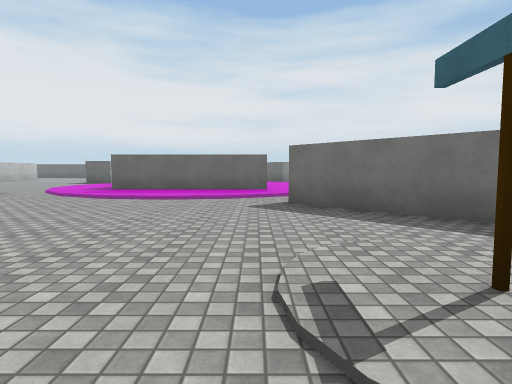
View 1 (above)

23 first-person views from a walk through a Unity game level. The camera is 1.3 m above the floor, tilts 4° down and sees 80° across. The floor is counted in squares, 2 m on a side. Each view is taken from the middle of a square. On the plan, view 1 faces up. The plan holds only what a view shows up to about 10 squares ahead; the rest is blank. The place goes on beyond the plan. Surface patterns are stand-ins for the level's own textures.

View 2
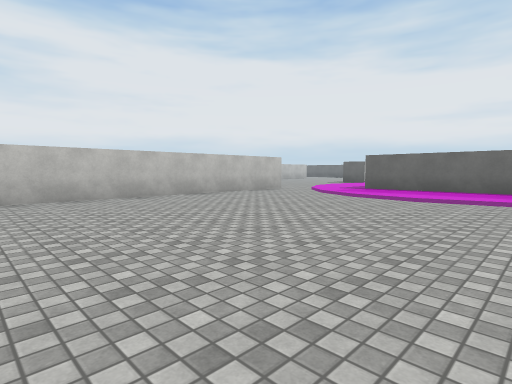

View 3
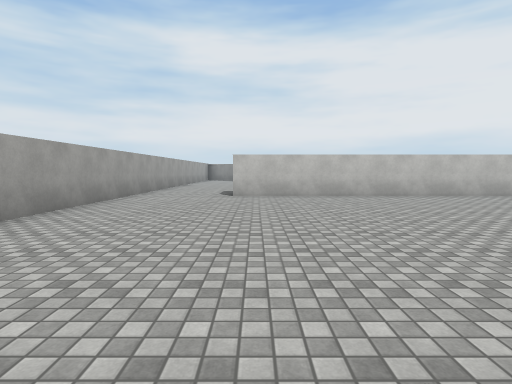

View 4
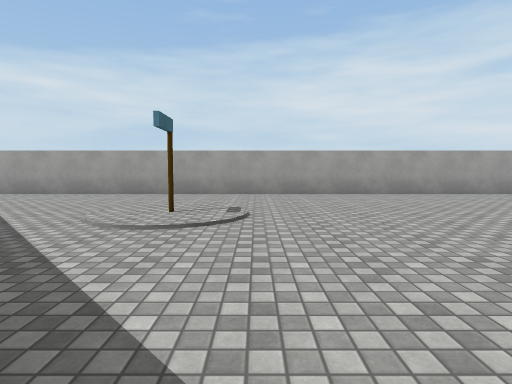

View 5
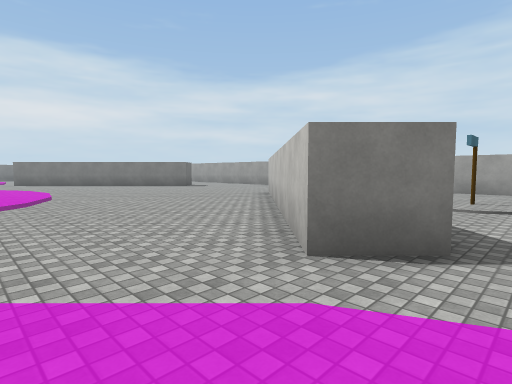

View 6
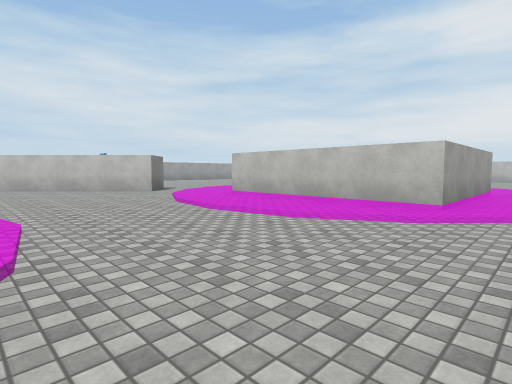

View 7
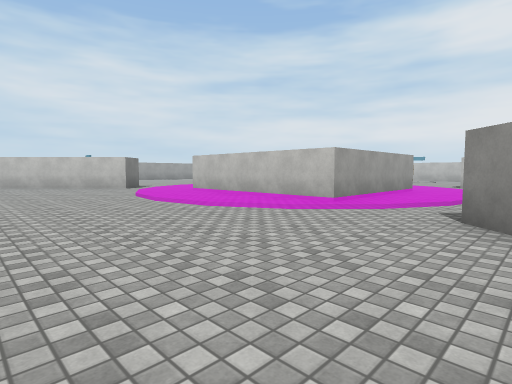

View 8
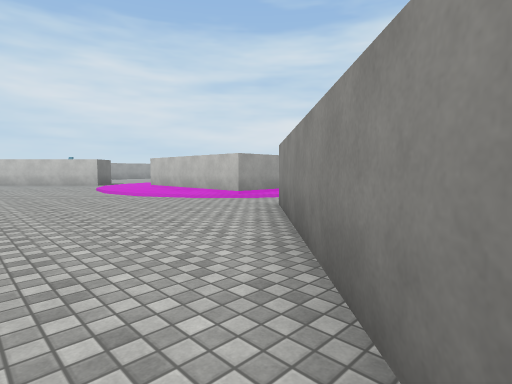

View 9
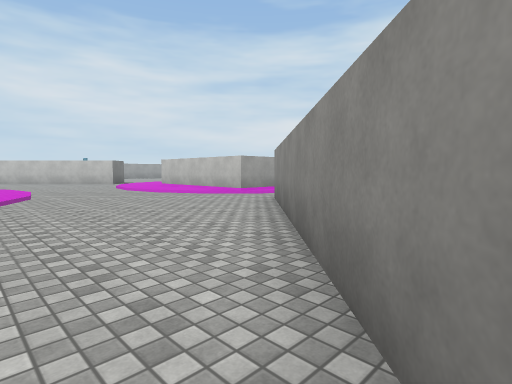

View 10
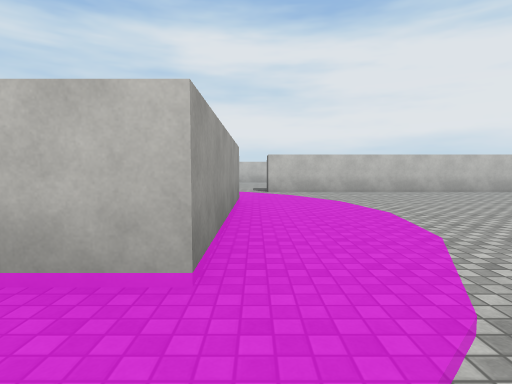

View 11
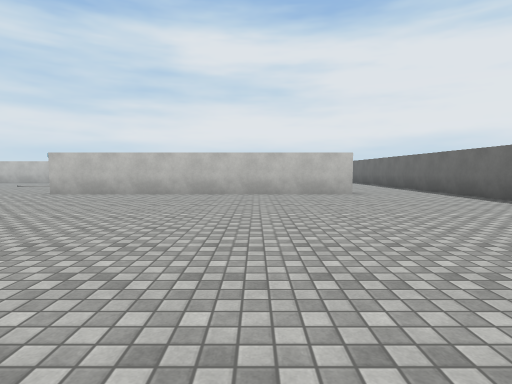

View 12
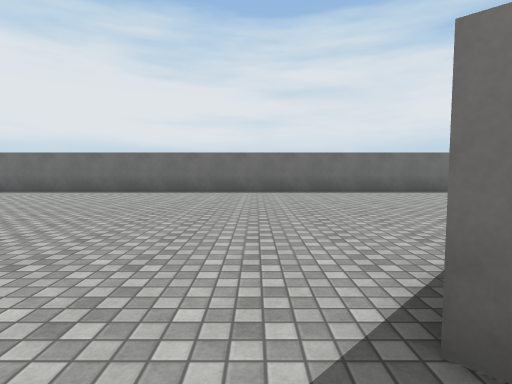

View 13
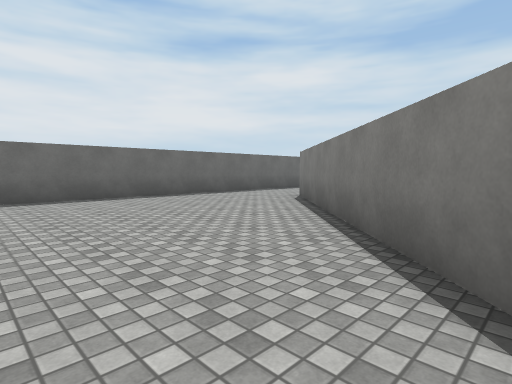

View 14
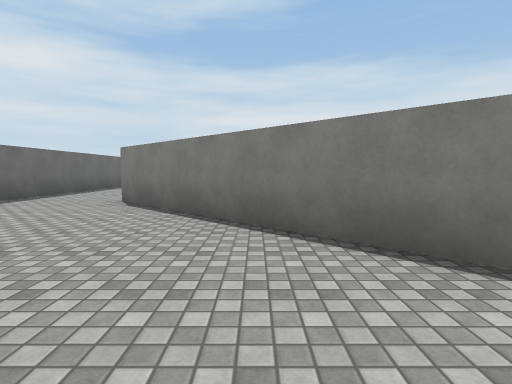

View 15
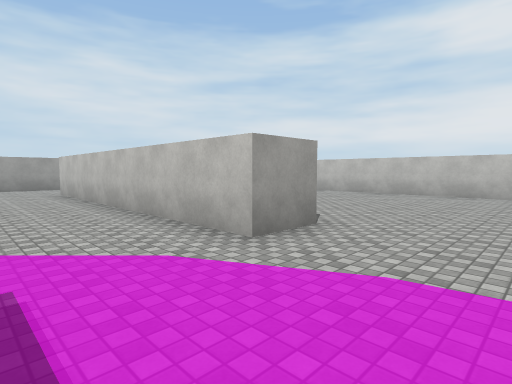

View 16
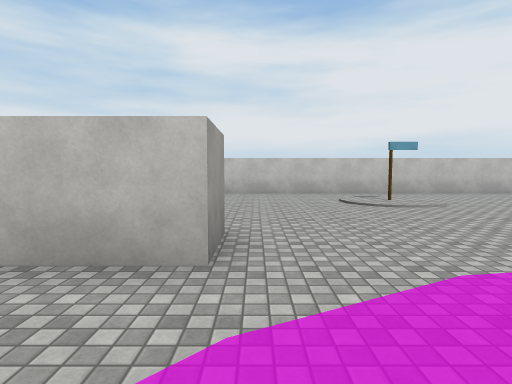

View 17
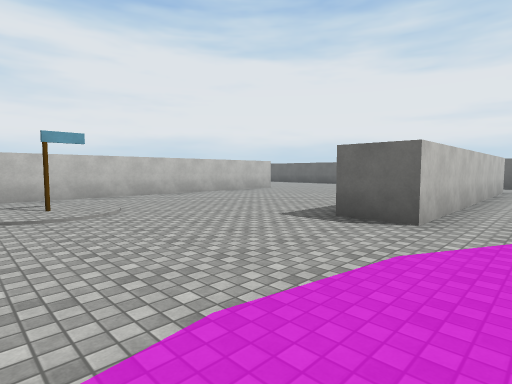

View 18
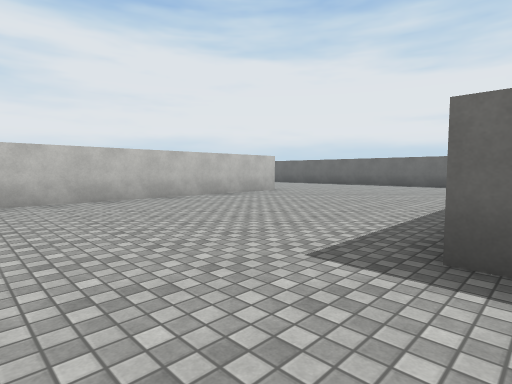

View 19
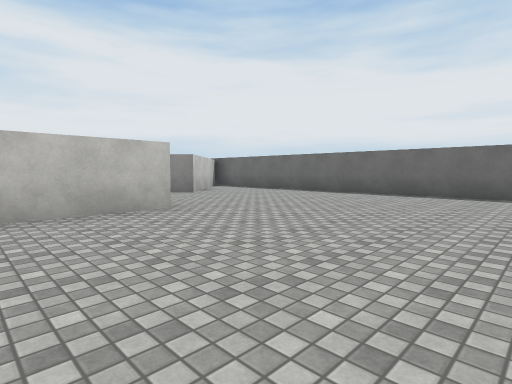

View 20
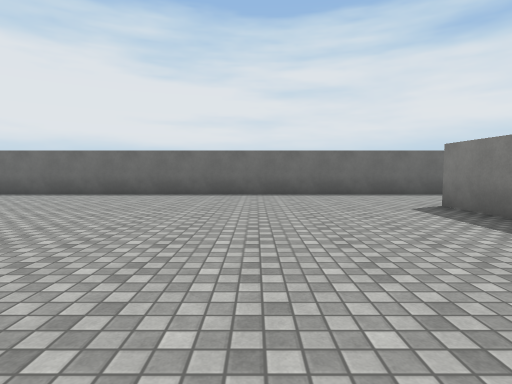

View 21
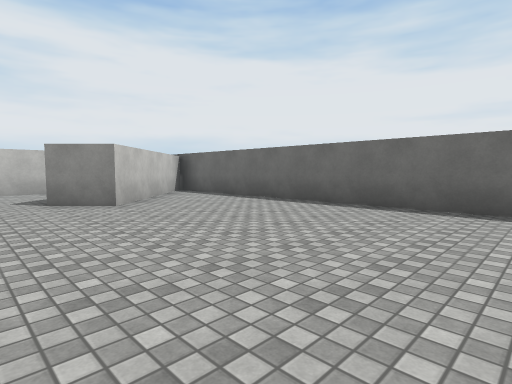

View 22
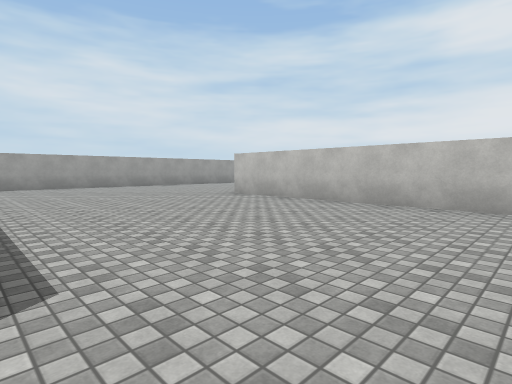

View 23
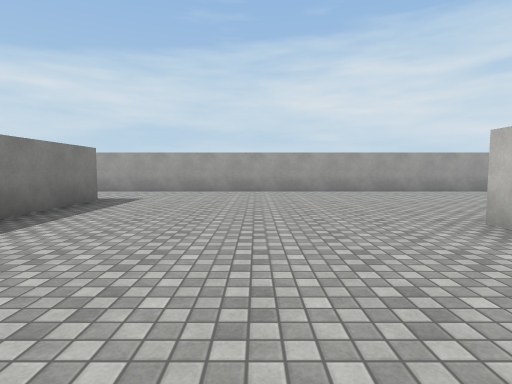

### Floor plan
Key: @ floor where view 1 was taken; # wall or solid block; . main floor; : floor 0.25 m higher than the main floor; / step, stairs or slope; O other object.
Columns run from 22 left of view 1 to 7 right of it. Each row starts with its distance up from view 1.
 27  #############################
 26  #............................
 25  ##...........................
 24   ##..........................
 23 #. ##.........#.............##
 22 #.............#............##.
 21      .........#...........##..
 20        #......#..........##...
 19        #......#.........##....
 18        #......#........##.....
 17        #......#...../.........
 16        #......#../:::://.....
 15        #......../:::::::/....
 14        #........: #####:/.../
 13        #......./:     #::...:
 12        #..O..../:     #::/..:
 11        #......./::    #::/..:
 10        #......./::#####::.../
  9        #......../:::::::/...
  8        #......#../:::::/......
  7        #......#...////........
  6        #......#........##.....
  5        #......#.........##....
  4        #......#..........##...
  3        .......#...........##..
  2       ........#........O...##.
  1      .........#............
  0      .................@.....
 -1     .........................
 -2    ...........................
 -3    ###########################

Positions as (right, up) in squares from view 1, and headings:
1: (0, 0), facing up
2: (0, 0), facing up-left
3: (1, 1), facing left
4: (0, 6), facing down
5: (0, 9), facing down-right
6: (6, 16), facing down-left
7: (6, 18), facing down-left
8: (6, 21), facing down-left
9: (7, 22), facing down-left
10: (2, 15), facing left
11: (1, 21), facing left
12: (0, 17), facing up
13: (0, 19), facing up-right
14: (0, 21), facing right
15: (-5, 11), facing down-left
16: (-5, 9), facing left
17: (-6, 11), facing up-left
18: (-8, 13), facing up-left
19: (-10, 18), facing up-left
20: (-12, 18), facing up
21: (-12, 21), facing up-left
22: (-9, 10), facing down-left
23: (-12, 7), facing down
